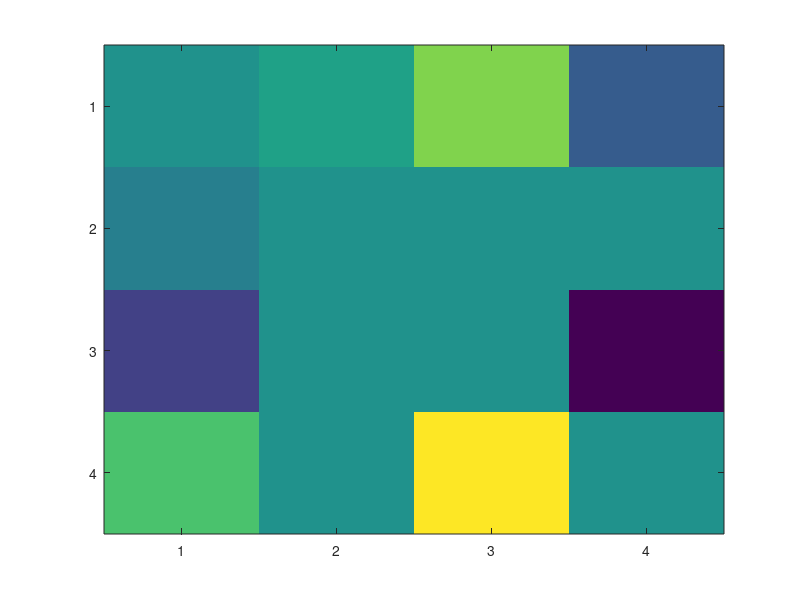

Source code (MATLAB): (Note: this script raises an error after producing the figure.)


%% FigS06B

load("FigS06BC.mat")
figure
h = imagesc(sourcetarget)
set(h,'alphadata',~isnan(sourcetarget))

[a,b]=sort(sum(sourcetarget,2),'descend')
figure
h = imagesc(sourcetarget(b,b))
set(h,'alphadata',~isnan(sourcetarget(b,b)))

%% FigS06C

A=sourcetarget;
n=size(A,1)
differences = [];
for i = 1:n-1
    for j = (i+1):n
        differences = [differences; A(i,j)];
    end
end
numEqs = length(differences); 

B = zeros(numEqs, n);
row = 1;
for i = 1:n-1
    for j = (i+1):n
        B(row, i) = 1;
        B(row, j) = -1;
        row = row + 1;
    end
end

B = [B; ones(1, n)];    
d = [differences; 0];    


x = B \ d;



residual = zeros(n);
for i = 1:n
    for j = 1:n
        if i < j
            residual(i,j) = (x(i) - x(j)) - A(i,j);
        end
    end
end
disp('Max residual error:');
disp(max(abs(residual(:))));


A=sourcetarget;

[x, stats] = solveRelativeValues(A);

figure
hold on
for i=1:4
    scatter(0,x(i),8,'filled')
    text(0,x(i),['ty',num2str(i)])
end
xlim([-0.1 0.1])
%ylim([-0.1,0.1])
x'
